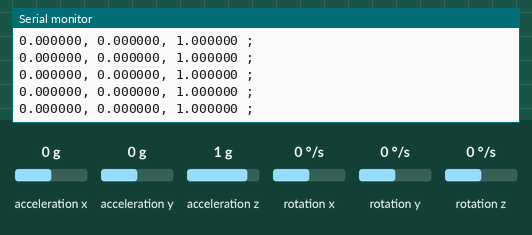
Simulated run of this sketch. Board: Arduino Uno, built with avr-gcc and run on an emulated ATmega328P. Parts: the last lines printed to the serial monitor. The test bench sets the inputs (shaded band); at power-on: acceleration x 0 g, acceleration y 0 g, acceleration z 1 g, rotation x 0 °/s, rotation y 0 °/s, rotation z 0 °/s.

Above: at 1.2 s.
1.3 s: acceleration x set to -1.4 g
At 2.1 s:
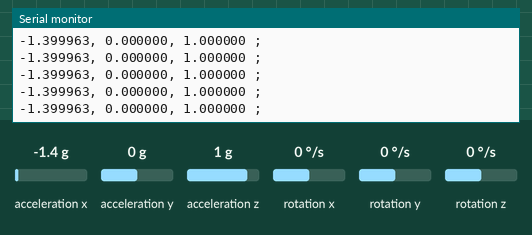
2.8 s: acceleration y set to -1.4 g
At 3.7 s:
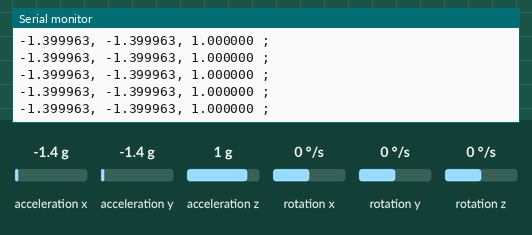
5.8 s: acceleration z set to -1.4 g
At 6.5 s:
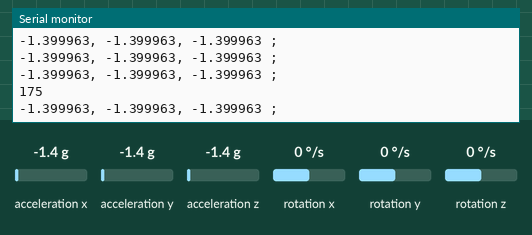
8.8 s: acceleration x set to 0 g
At 9.8 s:
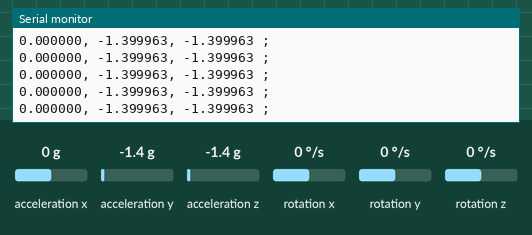
11.8 s: acceleration x set to -0.8 g
At 12.4 s:
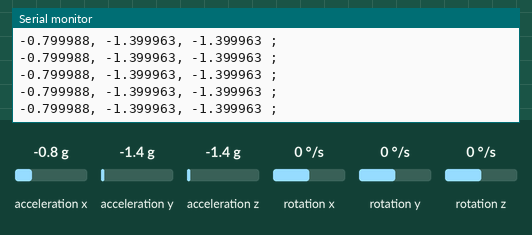
Timing chart, 0 to 14.8 s (numbered marks = the images above; inputs shaded):
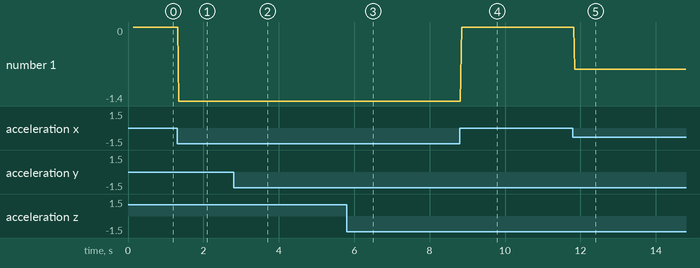

The sketch:

GOOD_TEST.ino
```cpp
#include <Wire.h>
#include <MPU6050.h>

MPU6050 mpu;

void setup() {
  Serial.begin(9600);
  Wire.begin();

  mpu.initialize();

  // Verify connection
  Serial.println(mpu.testConnection() ? F("MPU6050 connection successful") : F("MPU6050 connection failed"));
}

void clearSerialMonitor() {
  Serial.write(0x0C); // Send the ASCII form feed character (clear screen)
}

void loop() {
  unsigned long startTime = millis(); // Record the start time
  unsigned long elapsedTime = 0; // Initialize the elapsed time
      int count =0;


  Serial.print("Data START COLLECTION >>>>>>>>>>>>>>>>>>>>>>>>>>>>> ");
  Serial.println("Data START COLLECTION >>>>>>>>>>>>>>>>>>>>>>>>>>>>> ");

  // Run for 20 seconds
  while (elapsedTime < 20000) {
    // Read accelerometer data
    int16_t ax, ay, az;
    mpu.getAcceleration(&ax, &ay, &az);

    // Convert raw accelerometer values to gravitational units (g)
    float gx = ax / 16384.0;
    float gy = ay / 16384.0;
    float gz = az / 16384.0;

    // Print data
    Serial.print(gx, 6); // Print with 6 decimal places
    Serial.print(", ");
    Serial.print(gy, 6);
    Serial.print(", ");
    Serial.print(gz, 6);
        Serial.println(" ; ");

    // Update elapsed time
    elapsedTime = millis() - startTime;
    if (count%25 == 0) {
      Serial.println(count);
    }
    count = count +1;
    delay(20); // Adjust delay as needed
  }

  // End of data collection
  Serial.println("Data collection complete.");

  // Stop further execution
  while (true) {}
}
```

Measured:
- after the input at 1.3 s, the serial monitor: prints a new line after 0.05 s (image 1)
- after the input at 2.8 s, the serial monitor: prints a new line after 0.08 s (image 2)
- after the input at 5.8 s, the serial monitor: prints a new line after 0.08 s (image 3)
- after the input at 8.8 s, the serial monitor: prints a new line after 0.05 s (image 4)
- after the input at 11.8 s, the serial monitor: prints a new line after 0.05 s (image 5)
- plotted number 1: 0 → -1.4 after the input at 1.3 s, -1.4 → 0 after the input at 8.8 s, 0 → -0.8 after the input at 11.8 s
